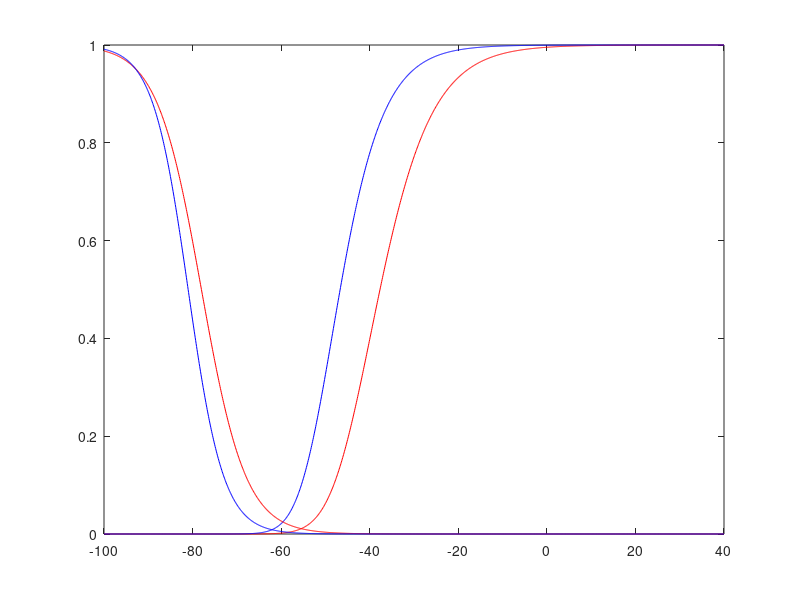
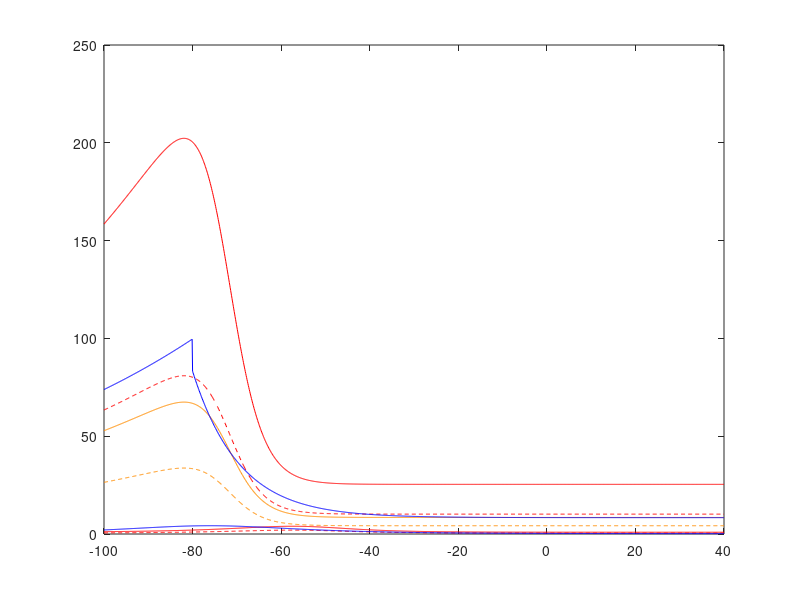

MATLAB code to generate these figures, in order:
% Steady state activation and Inactivation functions and time constants of
% I_Ts in NRT neurons.

close all
clear all %#ok<*CLALL>
clc

Vm = -100:0.1:40;
shift = 0;
actshift = 0;
acttaushift = 0;
taushift = 0;
k_m = 7.4;
k_h = 5;
celsius = 35;

% Steady state activation curve:
figure('Units', 'normalized', 'Position', [0,.01, .48, .89]);
m_inf = (1 ./ (1 + exp(-(Vm+shift+actshift+50)./k_m))).^2;
plot(Vm, m_inf.^2, 'r')
hold on
m_inf_TC = (1 ./ (1 + exp(-(Vm+57)/6.2))).^2;
plot(Vm, m_inf_TC.^2, 'b')

% Steady state inactivation curve:
h_inf = 1 ./ (1 + exp((Vm+shift+78)./k_h));
plot(Vm, h_inf, 'r')
h_inf_TC = 1 ./ (1 + exp((Vm+81)/4));
plot(Vm, h_inf_TC, 'b')
hold off

phi = 3.0 ^ ((celsius-24)/10);

% Activation time constant:
figure('Units', 'normalized', 'Position', [0,.01, .48, .89]);
tau_m = ((3 + 1.0 ./ (exp((Vm+shift+actshift+25)/10) + exp(-(Vm+shift+actshift+100)/15))) + acttaushift) / phi;
plot(Vm, tau_m, 'r')
hold on
tau_m20 = tau_m / 2;
plot(Vm, tau_m20, 'r--')
tau_m_TC = ( 0.612 + 1.0 ./ ( exp(-(Vm+132)/16.7) + exp((Vm+16.8)/18.2) ) ) / phi;
plot(Vm, tau_m_TC, 'b')

% Inactivation time constant:
tau_h = ((85 + 1.0 ./ (exp((Vm+shift+46)/4) + exp(-(Vm+shift+405)/50))) + taushift) / phi;
plot(Vm, tau_h, 'r')
tau_h25 = tau_h / 2.5;
plot(Vm, tau_h25, 'r--')
orange = [255 140 0]/255;
tau_h30 = tau_h / 3;
plot(Vm, tau_h30, 'color', orange)
tau_h60 = tau_h / 6;
plot(Vm, tau_h60, 'color', orange, 'LineStyle', '--')
Vm1 = -100:0.1:-80.1;
Vm2 = -80:0.1:40;
tau_h_TC1 = exp((Vm1+467)/66.6) / phi;
tau_h_TC2 = (28 + exp(-(Vm2+22)./10.5)) / phi;
tau_h_TC = [tau_h_TC1 tau_h_TC2];
plot(Vm, tau_h_TC, 'b')
hold off